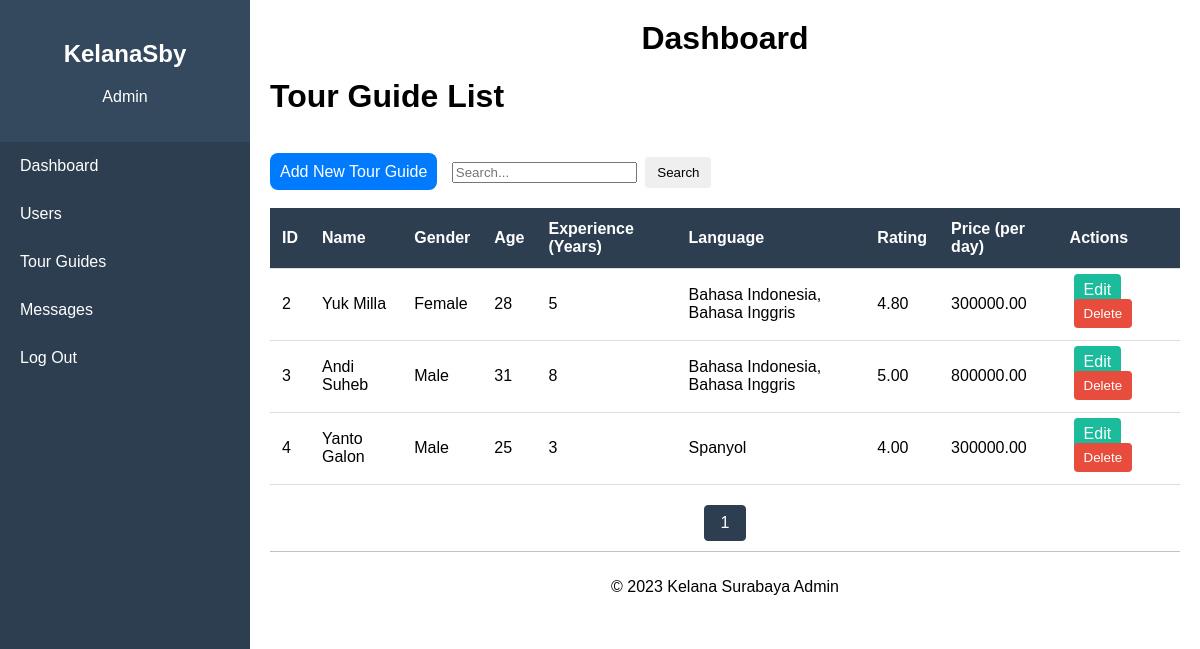
Page /Admin/Tourguide.php (signed in) on the committed database.
### tables this page shows
CREATE TABLE `tourguide` (
  `idTourGuide` int(11) NOT NULL,
  `name` varchar(100) NOT NULL,
  `gender` enum('Male','Female') NOT NULL,
  `age` int(11) NOT NULL,
  `experience` int(11) NOT NULL,
  `language` varchar(50) NOT NULL,
  `rating` decimal(3,2) NOT NULL,
  `price` decimal(10,2) NOT NULL
);

### Admin/Tourguide.php (the view, shortened to what this page needs)
<?php
include 'connectDB.php';
$tourguides_per_page = 10;
$current_page = isset($_GET['page']) ? (int)$_GET['page'] : 1;
$search_query = isset($_GET['search']) ? mysqli_real_escape_string($koneksi, $_GET['search']) : '';
$offset = ($current_page - 1) * $tourguides_per_page;
if (!empty($search_query)) {
    $total_tourguides_query = "SELECT COUNT(*) as total FROM tourguide
                               WHERE idTourGuide LIKE '%$search_query%'
                               OR name LIKE '%$search_query%'
                               OR gender LIKE '%$search_query%'
                               OR age LIKE '%$search_query%'
                               OR experience LIKE '%$search_query%'
                               OR language LIKE '%$search_query%'
                               OR rating LIKE '%$search_query%'
                               OR price LIKE '%$search_query%'";
} else {
    $total_tourguides_query = "SELECT COUNT(*) as total FROM tourguide";
}
$total_tourguides_result = mysqli_query($koneksi, $total_tourguides_query);
$total_tourguides_row = mysqli_fetch_assoc($total_tourguides_result);
$total_tourguides = $total_tourguides_row['total'];
$total_pages = ceil($total_tourguides / $tourguides_per_page);
if (!empty($search_query)) {
    $sql = "SELECT * FROM tourguide
            WHERE idTourGuide LIKE '%$search_query%'
            OR name LIKE '%$search_query%'
            OR gender LIKE '%$search_query%'
            OR age LIKE '%$search_query%'
            OR experience LIKE '%$search_query%'
            OR language LIKE '%$search_query%'
            OR rating LIKE '%$search_query%'
            OR price LIKE '%$search_query%'
            LIMIT $offset, $tourguides_per_page";
} else {
    $sql = "SELECT * FROM tourguide LIMIT $offset, $tourguides_per_page";
}
$result = mysqli_query($koneksi, $sql);
$tourguides = [];
if (mysqli_num_rows($result) > 0) {
    while ($row = mysqli_fetch_assoc($result)) {
        $tourguides[] = $row;
    }
}
?>
<?php include("adminHeader.php")?>
<main>
    <h1>Tour Guide List</h1>
    <a class="add-btn" href="tambah_tourguide.php">Add New Tour Guide</a>
    <form method="GET" action="" class="searchBar">
        <input type="search" name="search" placeholder="Search..." value="<?= htmlspecialchars($search_query) ?>">
        <button type="submit">Search</button>
    </form>
    <table>
        <thead class="addTourGuide">
            <tr>
                <th>ID</th>
                <th>Name</th>
                <th>Gender</th>
                <th>Age</th>
                <th>Experience (Years)</th>
                <th>Language</th>
                <th>Rating</th>
                <th>Price (per day)</th>
                <th>Actions</th>
            </tr>
        </thead>
        <tbody id="tourguide-table">
            <?php foreach ($tourguides as $tourguide) {?>
                <tr>
                    <td><?= htmlspecialchars($tourguide["idTourGuide"])?></td>
                    <td><?= htmlspecialchars($tourguide["name"])?></td>
                    <td><?= htmlspecialchars($tourguide["gender"])?></td>
                    <td><?= htmlspecialchars($tourguide["age"])?></td>
                    <td><?= htmlspecialchars($tourguide["experience"])?></td>
                    <td><?= htmlspecialchars($tourguide["language"])?></td>
                    <td><?= htmlspecialchars($tourguide["rating"])?></td>
                    <td><?= htmlspecialchars($tourguide["price"])?></td>
                    <td>
                        <a class="edit-btn" href="edit_tourguide.php?id=<?= htmlspecialchars($tourguide["idTourGuide"]) ?>">Edit</a>
                        <form method="POST" action="" style="display:inline-block;">
                            <button class="delete-btn" type="submit" name="delete_tourguide">Delete</button>
                        </form>
                    </td>
                </tr>
            <?php }?>
        </tbody>
    </table>
    <div class="pagination">
        <?php for ($page = 1; $page <= $total_pages; $page++): ?>
            <a href="?page=<?= $page ?>&search=<?= urlencode($search_query) ?>" <?= ($page == $current_page) ? 'class="active"' : '' ?>><?= $page ?></a>
        <?php endfor; ?>
    </div>
</main>
<?php include("adminFooter.php")?>

### Css/admin-style.css (style rules this page uses)
body { display: flex; margin: 0; font-family: Arial, sans-serif; }
.searchBar { display: inline-block; margin: 20px 10px 10px; }
table { width: 100%; border-collapse: collapse; margin: 10px 0; font-size: 16px; text-align: left; }
th, td { padding: 12px; border-bottom: 1px solid #ddd; }
th { background-color: #2c3e50; color: white; }
button { padding: 8px 12px; margin: 0 4px; border: none; border-radius: 4px; cursor: pointer; }
.edit-btn { background-color: #1abc9c; color: white; padding: 7px 10px; margin: 0 4px; border: none; border-radius: 4px; cursor: pointer; text-decoration: none; }
.delete-btn { background-color: #e74c3c; color: white; padding: 7px 10px; margin: 0 4px; border: none; border-radius: 4px; cursor: pointer; text-decoration: none; }
.add-btn { background-color: #007BFF; color: white; padding: 10px; border-radius: 8px; text-decoration: none; }
.pagination { margin-top: 20px; margin-bottom: 10px; text-align: center; }
.pagination a { display: inline-block; padding: 8px 16px; margin: 0 4px; border: 1px solid #ddd; text-decoration: none; color: #333; border-radius: 4px; }
.pagination a.active { background-color: #2c3e50; color: white; border: 1px solid #2c3e50; }

### rows in the picture
tourguide: idTourGuide "2", name "Yuk Milla", gender "Female", age "28", experience "5", language "Bahasa Indonesia, Bahasa Inggris", rating "4.80", price "300000.00"
tourguide: idTourGuide "3", name "Andi Suheb", gender "Male", age "31", experience "8", language "Bahasa Indonesia, Bahasa Inggris", rating "5.00", price "800000.00"
tourguide: idTourGuide "4", name "Yanto Galon", gender "Male", age "25", experience "3", language "Spanyol", rating "4.00", price "300000.00"
